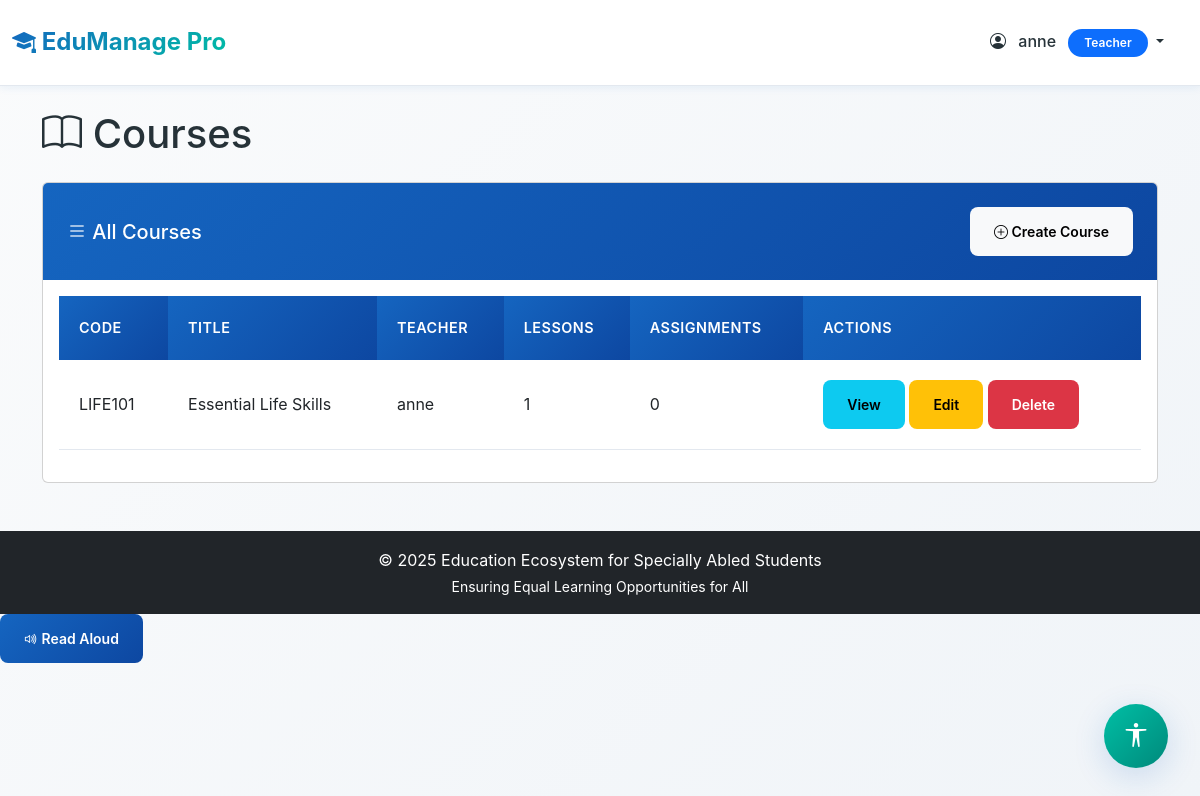
The page /courses/ (signed in) on the database as committed earlier.
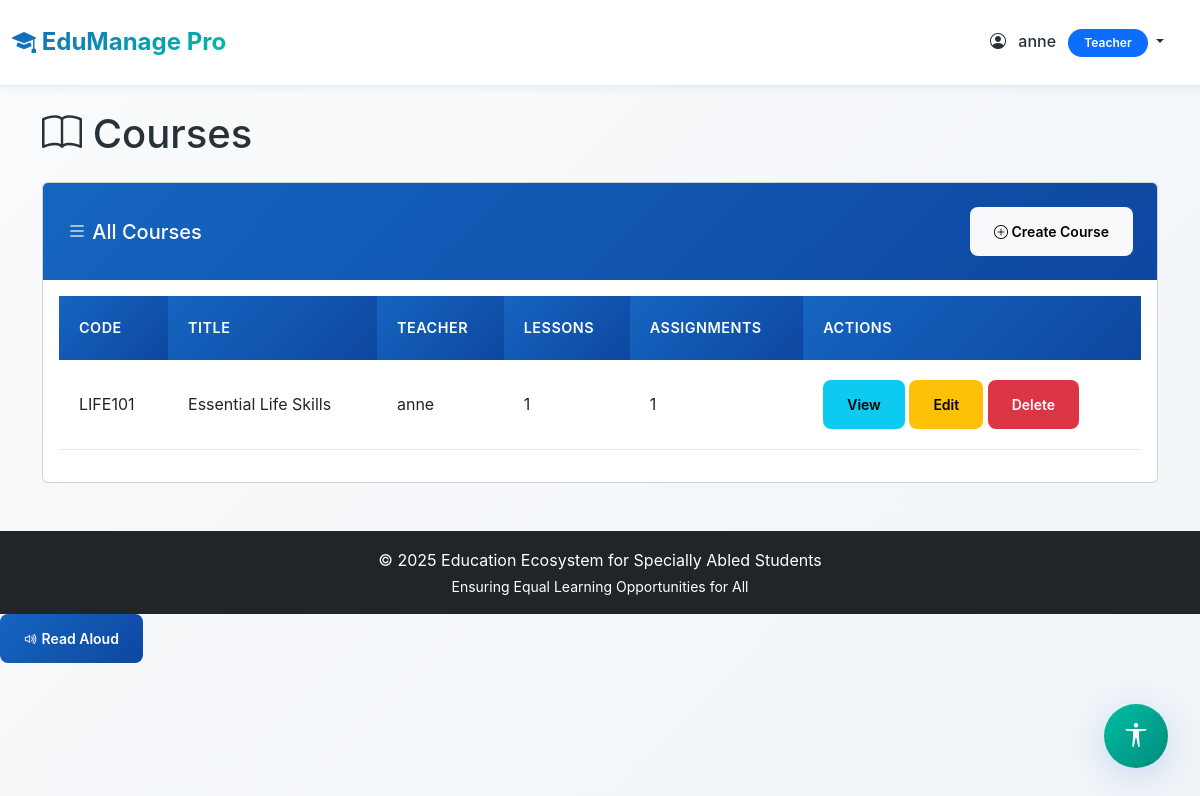
The same page on the database as committed later.
### myapp/models.py (models this page shows, shortened)
class Course(models.Model):
    title = models.CharField(max_length=200)
    description = models.TextField()
    teacher = models.ForeignKey(User, on_delete=models.CASCADE, related_name='courses_taught',
                                limit_choices_to={'profile__role': 'teacher'})
    students = models.ManyToManyField(User, related_name='courses_enrolled', blank=True,
                                      limit_choices_to={'profile__role': 'student'})
    course_code = models.CharField(max_length=20, unique=True)
    created_at = models.DateTimeField(auto_now_add=True)
    updated_at = models.DateTimeField(auto_now=True)
    is_active = models.BooleanField(default=True)
    class Meta:
        ordering = ['-created_at']

### myapp/views.py (the view)
# urls.py: path('courses/', views.course_list, name='course_list'),
@login_required
def course_list(request):
    courses = Course.objects.all()
    return render(request, 'course_list.html', {'courses': courses})

### myapp/templates/course_list.html (shortened to what this page needs)
{% extends 'base.html' %}
{% block content %}
<div class="row">
    <div class="col-12">
        <h1 class="mb-4"><i class="bi bi-book"></i> Courses</h1>
    </div>
</div>
<div class="card">
    <div class="card-header bg-success text-white d-flex justify-content-between align-items-center">
        <h5 class="mb-0"><i class="bi bi-list"></i> All Courses</h5>
        <a href="{% url 'course_create' %}" class="btn btn-light btn-sm">
            <i class="bi bi-plus-circle"></i> Create Course
        </a>
    </div>
    <div class="card-body">
        {% if courses %}
        <div class="table-responsive">
            <table class="table table-hover">
                <thead>
                    <tr>
                        <th>Code</th>
                        <th>Title</th>
                        <th>Teacher</th>
                        <th>Lessons</th>
                        <th>Assignments</th>
                        <th>Actions</th>
                    </tr>
                </thead>
                <tbody>
                    {% for course in courses %}
                    <tr>
                        <td>{{ course.course_code }}</td>
                        <td>{{ course.title }}</td>
                        <td>{{ course.teacher.get_full_name|default:course.teacher.username }}</td>
                        <td>{{ course.lessons.count }}</td>
                        <td>{{ course.assignments.count }}</td>
                        <td>
                            <a href="{% url 'course_detail' course.id %}" class="btn btn-sm btn-info">View</a>
                            <a href="{% url 'course_edit' course.id %}" class="btn btn-sm btn-warning">Edit</a>
                            <a href="{% url 'course_delete' course.id %}" class="btn btn-sm btn-danger">Delete</a>
                        </td>
                    </tr>
                    {% endfor %}
                </tbody>
            </table>
        </div>
        {% else %}
        <p class="text-muted mb-0">No courses available.</p>
        {% endif %}
    </div>
</div>
{% endblock %}

Rows that differ between the two databases and show on the page:
changed Course "LIFE101": assignments.count "0" → "1"
